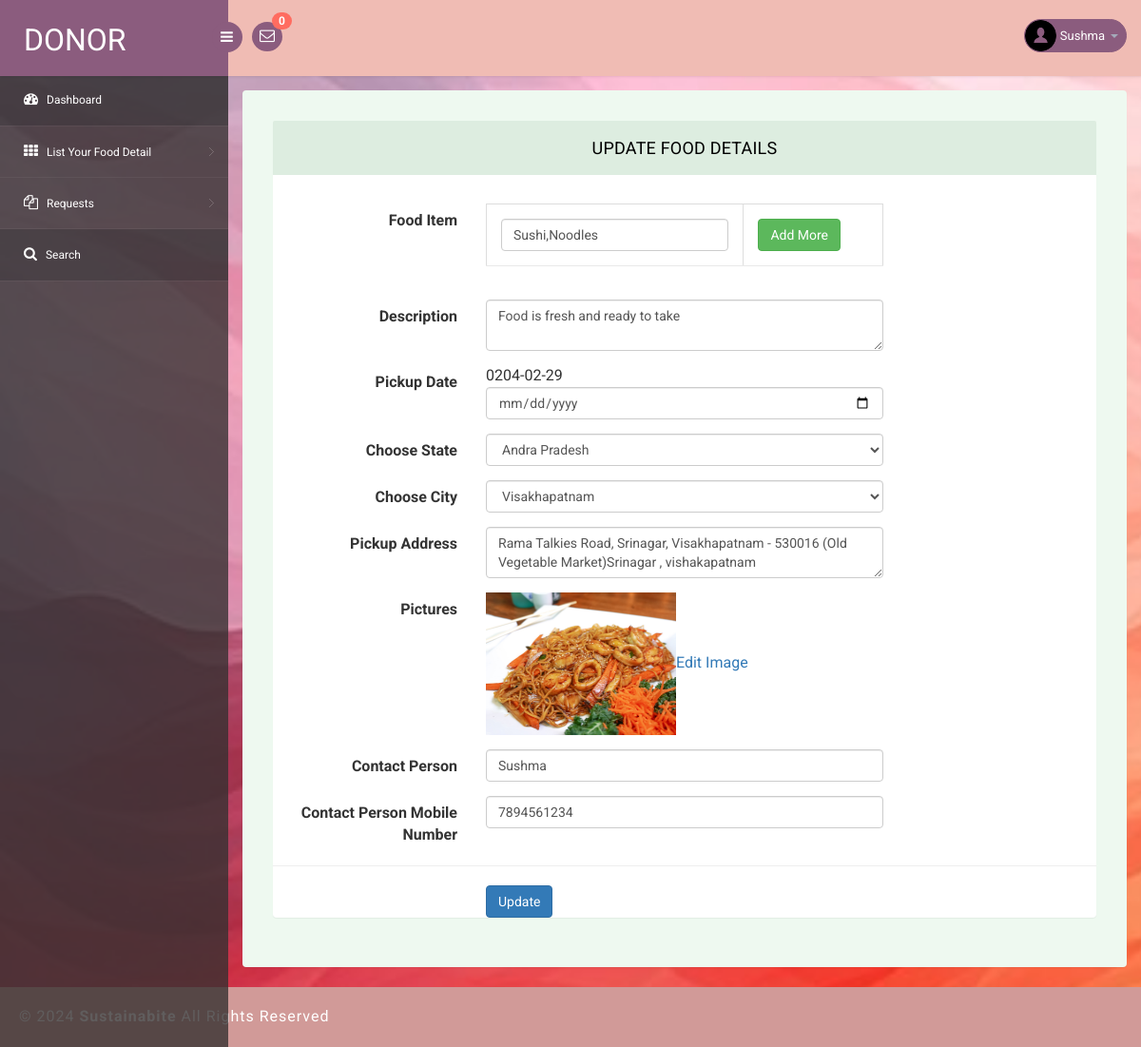
The app's page /donor/edit-fooddetails.php?editid=8&&requestid=124407488 (signed in) with its own data.
### tables this page shows
CREATE TABLE `tbldonor` (
  `ID` int(10) NOT NULL,
  `FullName` varchar(200) DEFAULT NULL,
  `Email` varchar(200) DEFAULT NULL,
  `MobileNumber` bigint(10) DEFAULT NULL,
  `Password` varchar(120) DEFAULT NULL,
  `RegDate` timestamp NULL DEFAULT current_timestamp()
);

CREATE TABLE `tblfood` (
  `ID` int(10) NOT NULL,
  `DonorID` int(10) DEFAULT NULL,
  `foodId` int(10) DEFAULT NULL,
  `FoodItems` mediumtext DEFAULT NULL,
  `StateName` varchar(200) DEFAULT NULL,
  `CityName` varchar(200) DEFAULT NULL,
  `pgName` longtext NOT NULL,
  `Description` mediumtext DEFAULT NULL,
  `PickupDate` varchar(200) DEFAULT NULL,
  `PickupAddress` mediumtext DEFAULT NULL,
  `ContactPerson` varchar(200) DEFAULT NULL,
  `CPMobNumber` bigint(10) DEFAULT NULL,
  `Image` varchar(200) DEFAULT NULL,
  `CreationDate` timestamp NULL DEFAULT current_timestamp(),
  `UpdationDate` timestamp NULL DEFAULT NULL ON UPDATE current_timestamp()
);

### donor/edit-fooddetails.php (the view, shortened to what this page needs)
<?php
include('includes/dbconnection.php');
  ?>
<!DOCTYPE html>
<head>
<link rel="stylesheet" href="css/bootstrap.min.css" >
<link href="css/style.css" rel='stylesheet' type='text/css' />
<link href="css/style-responsive.css" rel="stylesheet"/>
<link rel="stylesheet" href="css/font.css" type="text/css"/>
<link href="css/font-awesome.css" rel="stylesheet">
</head>
<body>
<section id="container">
<?php include_once('includes/header.php');?>
<?php include_once('includes/sidebar.php');?>
<section id="main-content">
	<section class="wrapper">
	<div class="form-w3layouts">
        <div class="row">
        <div class="col-lg-12">
        <section class="panel">
            <header class="panel-heading">
                Update Food Details
            </header>
            <div class="panel-body">
                </div>
     <?php
 $cid=$_GET['editid'];
$ret=mysqli_query($con,"select * from tblfood where ID='$cid'");
while ($row=mysqli_fetch_array($ret)) {
?>
                <form class="form-horizontal bucket-form" method="post" enctype="multipart/form-data">
                    <div class="form-group">
                        <label class="col-sm-3 control-label">Food Item</label>
                        <div class="col-sm-6">
                            <table class="table table-bordered" id="dynamic_field">
<tr>
<td><input type="text" name="fitem[]" value="<?php  echo $row['FoodItems'];?>" class="form-control name_list" /></td>
<td><button type="button" name="add" id="add" class="btn btn-success">Add More</button></td>
</tr>
</table>
                        </div>
                    </div>
                    <div class="form-group">
                        <label class="col-sm-3 control-label">Description</label>
                        <div class="col-sm-6">
                            <textarea class="form-control" id="description" name="description" type="text" required="true" value=""><?php echo $row['Description'];?>
</textarea>
                        </div>
                    </div>
                    <div class="form-group">
                        <label class="col-sm-3 control-label">Pickup Date</label>
                        <div class="col-sm-6"><?php echo $row['PickupDate'];?>
                            <input class="form-control" id="pdate" name="pdate" type="date" required="true" value=">">
                        </div>
                    </div>
                      <div class="form-group">
                        <label class="col-sm-3 control-label col-lg-3" for="inputSuccess">Choose State</label>
                        <div class="col-lg-6">
                 <select class="form-control m-bot15" name="state" id="state" onChange="getCity(this.value);">
                                <option value="<?php echo $row['StateName'];?>"><?php echo $row['StateName'];?></option>
                            </select>
                        </div>
                    </div>
                    <div class="form-group">
                        <label class="col-sm-3 control-label col-lg-3" for="inputSuccess">Choose City</label>
                        <div class="col-lg-6">
                          <select class="form-control m-bot15" name="city" id="city" required="true">
                 <option value="<?php echo $row['CityName'];?>"><?php echo $row['CityName'];?></option>
                            </select>
                        </div>
                    </div>
                    <div class="form-group">
                        <label class="col-sm-3 control-label">Pickup Address</label>
                        <div class="col-sm-6">
                            <textarea type="text" class="form-control" name="address" id="address" required="true"><?php echo $row['PickupAddress'];?></textarea>
                        </div>
                    </div>
                    <div class="form-group">
                        <label class=" col-sm-3 control-label">Pictures</label>
                        <div class="col-lg-6">
                             <img src="images/<?php echo $row['Image'];?>" width="200" height="150" value="<?php  echo $row['Image'];?>"><a href="changeimage.php?editid=<?php echo $row['ID'];?>">Edit Image</a>
                        </div>
                    </div>
<div class="form-group">
                        <label class="col-sm-3 control-label">Contact Person</label>
                        <div class="col-sm-6">
                            <input class="form-control" id="contactperson" name="contactperson" type="text" required="true" value="<?php echo $row['ContactPerson'];?>">
                        </div>
                    </div>
                    <div class="form-group">
                        <label class="col-sm-3 control-label">Contact Person Mobile Number</label>
                        <div class="col-sm-6">
                            <input type="text" class="form-control" name="cpmobnum" id="cpmobnum" required="true" value="<?php echo $row['CPMobNumber'];?>" maxlength="10" pattern="[0-9]+">
                        </div>
                    </div>
                    <hr />
<div class="form-group">
                                    <div class="col-lg-offset-3 col-lg-6">
                                        <button class="btn btn-primary" type="submit" name="submit">Update</button>
                                    </div>
                                </div>
                </form>
            </div>
            <?php } ?>
        </section>
</section>
		  <?php include_once('includes/footer.php');?>
</section>
</body>
</html>

### donor/includes/header.php (shortened to what this page needs)
<header class="header fixed-top clearfix">
<div class="brand">
    <a href="dashboard.php" class="logo">
        Donor
    </a>
    <div class="sidebar-toggle-box">
        <div class="fa fa-bars"></div>
    </div>
</div>
<div class="nav notify-row" id="top_menu">
    <ul class="nav top-menu">
                <?php
        $did=$_SESSION['pgasoid'];
$ret1=mysqli_query($con,"select tblfoodrequests.id,fullName,requestNumber from tblfoodrequests
 join tblfood  on tblfood.ID=tblfoodrequests.foodId
 where tblfood.DonorID='$did' and (tblfoodrequests.status is null || tblfoodrequests.status='')");
$num=mysqli_num_rows($ret1);
?>
        <li id="header_inbox_bar" class="dropdown">
            <a data-toggle="dropdown" class="dropdown-toggle" href="#">
                <i class="fa fa-envelope-o"></i>
                <span class="badge bg-important"><?php echo $num;?></span>
            </a>
        </li>
    </ul>
</div>
<div class="top-nav clearfix">
    <ul class="nav pull-right top-menu">
        <li class="dropdown">
            <a data-toggle="dropdown" class="dropdown-toggle" href="#">
                <?php
$donorid=$_SESSION['pgasoid'];
$ret=mysqli_query($con,"select FullName from  tbldonor where ID='$donorid'");
$row=mysqli_fetch_array($ret);
$name=$row['FullName'];
?>
                <img alt="" src="images/2.png">
                <span class="username"><?php echo $name; ?></span>
                <b class="caret"></b>
            </a>
        </li>
    </ul>
</div>
</header>

### donor/css/style.css (style rules this page uses)
ul, ol { margin: 0; }
html, body { font-family: 'Roboto', sans-serif; font-size: 100%; overflow-x: hidden; background: url(../images/bg.jpg) no-repeat 0px 0px; background-size:cover; width:100%; height:100%; }
body a { transition: 0.5s all ease; -webkit-transition: 0.5s all ease; -moz-transition: 0.5s all ease; -o-transition: 0.5s all ease; -ms-transition: 0.5s all ease; text-decoration:none; }
ul,label { margin:0; padding:0; }
#main-content { margin-left:240px; -webkit-transition:all .3s ease-in-out; -moz-transition:all .3s ease-in-out; -o-transition:all .3s ease-in-out; transition:all .3s ease-in-out; }
.header { left:0; right:0; z-index:1002; background:rgb(240, 188, 180); -webkit-transition:all .3s ease-in-out; -moz-transition:all .3s ease-in-out; -o-transition:all .3s ease-in-out; transition:all .3s ease-in-out; }
.fixed-top { position:fixed; box-shadow:1px 0 3px rgba(0,0,0,.15); }
.wrapper { display:inline-block; margin-top:80px; padding:15px; width:100%; }
.brand { background:#8b5c7e; float:left; width:240px; height:80px; position:relative; }
a.logo { font-size:32px; color:#fff; float:left; margin:20px 0 0 25px; text-transform:uppercase; }
#top_menu .nav>li,ul.top-menu>li { float:left; }
.notify-row { float:left; margin-top:23px; margin-left:25px; }
ul.top-menu { margin-right:15px; margin-top: 0; }
ul.top-menu > li > a { color: #fff; font-size: 16px; background: #8b5c7e; padding: 4px 8px; margin-right: 15px; border-radius: 50%; -webkit-border-radius: 50%; padding-right: 8px !important; }
.notify-row .badge { position:absolute; right:-10px; top:-10px; z-index:100; }
.top-nav { margin-top:20px; }
.top-nav img { border-radius:50%; -webkit-border-radius:50%; width:33px; }
.top-nav .username { font-size:13px; color:#fff; }
.top-nav ul.top-menu>li>a { border-radius: 100px; -webkit-border-radius: 100px; padding: 0px; background: none; margin-right: 0; border: 1px solid #8b5c7e; background: #8b5c7e; }
.top-nav ul.top-menu>li { margin-left:10px; }
.top-nav .nav .caret { border-bottom-color:#A4AABA; border-top-color:#A4AABA; }
.sidebar-toggle-box { float:left; margin-top:23px; margin-left:-15px; background:#8b5c7e; border-radius:50%; -webkit-border-radius:50%; width:32px; height:32px; position:absolute; right:-15px; }
.sidebar-toggle-box .fa-bars { cursor:pointer; display:inline-block; font-size:15px; padding:8px 8px 8px 9px; color:#fff; }
.panel-heading { position: relative; height: 57px; line-height: 57px; letter-spacing: 0.2px; color: #000; font-size: 18px; font-weight: 400; padding: 0 16px; background:#ddede0; border-top-right-radius: 2px; border-top-left-radius: 2px; text-transform: uppercase; text-align: center; }
.panel { border: none ! important; }
.table>tbody>tr>td, .table>tbody>tr>th, .table>tfoot>tr>td, .table>tfoot>tr>th, .table>thead>tr>td, .table>thead>tr>th { border-bottom: 1px solid #e9e9e9 ! important; }
.table > thead > tr > th, .table > tbody > tr > th, .table > tfoot > tr > th, .table > thead > tr > td, .table > tbody > tr > td, .table > tfoot > tr > td { border-top: none !important; }
.table td, .table>tbody>tr>td, .table>tbody>tr>th, .table>tfoot>tr>td, .table>tfoot>tr>th, .table>thead>tr>td, .table>thead>tr>th { padding: 15px!important; }
.table > thead > tr > th, .table > tbody > tr > th, .table > tfoot > tr > th, .table > thead > tr > td, .table > tbody > tr > td, .table > tfoot > tr > td { font-size: 0.9em; color: #000; border-top: none !important; }
.form-w3layouts { background: #eef9f0; padding: 2em; border-radius: 4px; -webkit-box-shadow: 0 1px 1px rgba(0,0,0,.05); box-shadow: 0 1px 1px rgba(0,0,0,.05); }
.badge.bg-important { background: #ff6c60; }

### records on screen
tbldonor: FullName "Sushma"
tblfood: FoodItems "Sushi,Noodles", description "Food is fresh and ready to take", PickupDate "0204-02-29", state "Andra Pradesh", city "Visakhapatnam", address "Rama Talkies Road, Srinagar, Visakhapatnam - 530016 (Old Vegetable Market)Srinagar , vishakapatnam", Image (picture), contactperson "Sushma", cpmobnum "7894561234"

### other values on screen
$num "0"
